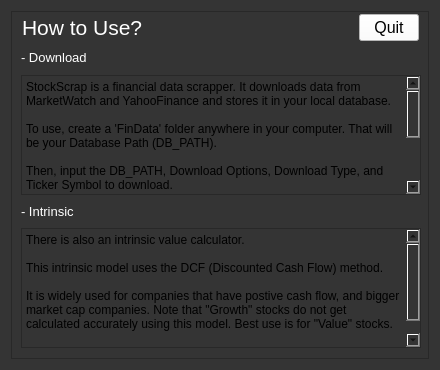
<?xml version="1.0" encoding="UTF-8"?>
<ui version="4.0">
 <class>Form</class>
 <widget class="QWidget" name="Form">
  <property name="geometry">
   <rect>
    <x>0</x>
    <y>0</y>
    <width>440</width>
    <height>370</height>
   </rect>
  </property>
  <property name="sizePolicy">
   <sizepolicy hsizetype="Fixed" vsizetype="Fixed">
    <horstretch>0</horstretch>
    <verstretch>0</verstretch>
   </sizepolicy>
  </property>
  <property name="minimumSize">
   <size>
    <width>440</width>
    <height>370</height>
   </size>
  </property>
  <property name="maximumSize">
   <size>
    <width>440</width>
    <height>370</height>
   </size>
  </property>
  <property name="windowTitle">
   <string>How to Use?</string>
  </property>
  <property name="styleSheet">
   <string notr="true">background-color: rgb(52, 52, 52);</string>
  </property>
  <layout class="QHBoxLayout" name="horizontalLayout">
   <item>
    <widget class="QFrame" name="frame">
     <property name="frameShape">
      <enum>QFrame::StyledPanel</enum>
     </property>
     <property name="frameShadow">
      <enum>QFrame::Raised</enum>
     </property>
     <widget class="QWidget" name="layoutWidget">
      <property name="geometry">
       <rect>
        <x>10</x>
        <y>3</y>
        <width>400</width>
        <height>334</height>
       </rect>
      </property>
      <layout class="QVBoxLayout" name="verticalLayout">
       <item>
        <layout class="QHBoxLayout" name="horizontalLayout_2">
         <item>
          <widget class="QLabel" name="lb_header">
           <property name="minimumSize">
            <size>
             <width>330</width>
             <height>5</height>
            </size>
           </property>
           <property name="maximumSize">
            <size>
             <width>300</width>
             <height>16777215</height>
            </size>
           </property>
           <property name="font">
            <font>
             <family>Segoe UI</family>
             <pointsize>12</pointsize>
            </font>
           </property>
           <property name="text">
            <string>&lt;html&gt;&lt;head/&gt;&lt;body&gt;&lt;p&gt;&lt;span style=&quot; font-size:16pt; color:#ffffff;&quot;&gt;How to Use?&lt;/span&gt;&lt;/p&gt;&lt;/body&gt;&lt;/html&gt;</string>
           </property>
          </widget>
         </item>
         <item>
          <widget class="QPushButton" name="bn_quit">
           <property name="sizePolicy">
            <sizepolicy hsizetype="Minimum" vsizetype="Fixed">
             <horstretch>0</horstretch>
             <verstretch>1</verstretch>
            </sizepolicy>
           </property>
           <property name="minimumSize">
            <size>
             <width>0</width>
             <height>20</height>
            </size>
           </property>
           <property name="maximumSize">
            <size>
             <width>60</width>
             <height>30</height>
            </size>
           </property>
           <property name="font">
            <font>
             <family>Segoe UI</family>
             <pointsize>12</pointsize>
            </font>
           </property>
           <property name="styleSheet">
            <string notr="true">background-color: rgb(255, 255, 255);</string>
           </property>
           <property name="text">
            <string>Quit</string>
           </property>
          </widget>
         </item>
        </layout>
       </item>
       <item>
        <widget class="QLabel" name="lb_header_2">
         <property name="font">
          <font>
           <family>Segoe UI</family>
           <pointsize>12</pointsize>
          </font>
         </property>
         <property name="text">
          <string>&lt;html&gt;&lt;head/&gt;&lt;body&gt;&lt;p&gt;&lt;span style=&quot; font-size:10pt; color:#ffffff;&quot;&gt;- Download&lt;/span&gt;&lt;/p&gt;&lt;/body&gt;&lt;/html&gt;</string>
         </property>
        </widget>
       </item>
       <item>
        <widget class="QPlainTextEdit" name="plainTextEdit">
         <property name="minimumSize">
          <size>
           <width>0</width>
           <height>120</height>
          </size>
         </property>
         <property name="maximumSize">
          <size>
           <width>16777215</width>
           <height>120</height>
          </size>
         </property>
         <property name="styleSheet">
          <string notr="true"/>
         </property>
         <property name="plainText">
          <string>StockScrap is a financial data scrapper. It downloads data from MarketWatch and YahooFinance and stores it in your local database.

To use, create a 'FinData' folder anywhere in your computer. That will be your Database Path (DB_PATH).

Then, input the DB_PATH, Download Options, Download Type, and Ticker Symbol to download.

After that, the download will start!

To view your data, use the view function and select your downloaded file to view it in another window.</string>
         </property>
        </widget>
       </item>
       <item>
        <widget class="QLabel" name="lb_header_3">
         <property name="font">
          <font>
           <family>Segoe UI</family>
           <pointsize>12</pointsize>
          </font>
         </property>
         <property name="text">
          <string>&lt;html&gt;&lt;head/&gt;&lt;body&gt;&lt;p&gt;&lt;span style=&quot; font-size:10pt; color:#ffffff;&quot;&gt;- Intrinsic&lt;/span&gt;&lt;/p&gt;&lt;/body&gt;&lt;/html&gt;</string>
         </property>
        </widget>
       </item>
       <item>
        <widget class="QPlainTextEdit" name="plainTextEdit_2">
         <property name="sizePolicy">
          <sizepolicy hsizetype="Expanding" vsizetype="Fixed">
           <horstretch>0</horstretch>
           <verstretch>0</verstretch>
          </sizepolicy>
         </property>
         <property name="minimumSize">
          <size>
           <width>0</width>
           <height>50</height>
          </size>
         </property>
         <property name="maximumSize">
          <size>
           <width>16777215</width>
           <height>120</height>
          </size>
         </property>
         <property name="styleSheet">
          <string notr="true"/>
         </property>
         <property name="plainText">
          <string>There is also an intrinsic value calculator.

This intrinsic model uses the DCF (Discounted Cash Flow) method.

It is widely used for companies that have postive cash flow, and bigger market cap companies. Note that &quot;Growth&quot; stocks do not get calculated accurately using this model. Best use is for &quot;Value&quot; stocks.
</string>
         </property>
        </widget>
       </item>
      </layout>
     </widget>
    </widget>
   </item>
  </layout>
 </widget>
 <resources/>
 <connections/>
</ui>
